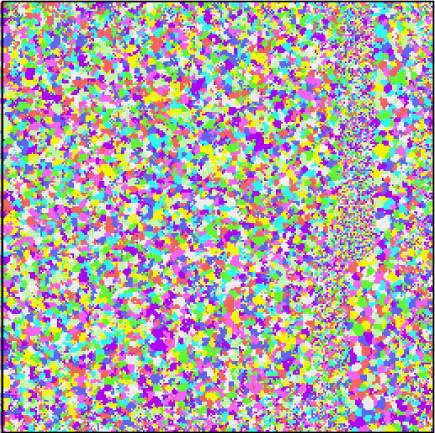
#> input picture data/temp_data/speed_90_hatch_15_CROP.png, 435 x 433 px; its folder holds only this picture in this run
$ python -i average_grain_size_encap.py   (imports and definitions only)
#> lines starting #> are read from the running program, lines starting #| are printed output that depends on the picture
import os
import random

import cv2
import matplotlib.pyplot as plt
import numpy as np
from PIL import Image, ImageFilter
from scipy.ndimage import binary_dilation
from skimage import filters, measure

import tensorflow as tf
from tensorflow.keras.preprocessing import image
from matplotlib.ticker import FuncFormatter


# [54 lines left out: function visualize_segment_process, not called in this run]

#def grain_segmentation(image, gaussian_radius=0.8, sobel_threshold=0.008, dilation_iterations=1,bin_min=0, bin_max=300, n_bins=15, plot_numbers_on_grains=True, show_intermediate_segmentation=False, histogram_plot_default=True, draw_histogram=False):
#def grain_segmentation(image, gaussian_radius=1, sobel_threshold=0.02, dilation_iterations=1,bin_min=0, bin_max=300, n_bins=15, plot_numbers_on_grains=True, show_intermediate_segmentation=False, histogram_plot_default=True, draw_histogram=False):
#def grain_segmentation(image, gaussian_radius=0.5, sobel_threshold=0.003, dilation_iterations=1,bin_min=0, bin_max=300, n_bins=15, plot_numbers_on_grains=True, show_intermediate_segmentation=False, histogram_plot_default=True, draw_histogram=False):
def grain_segmentation(image, gaussian_radius=0.5, sobel_threshold=0.002, dilation_iterations=1,bin_min=0, bin_max=300, n_bins=15, plot_numbers_on_grains=True, show_intermediate_segmentation=True, histogram_plot_default=True, draw_histogram=True):

#def grain_segmentation(image, gaussian_radius=1, sobel_threshold=0.006, dilation_iterations=1,bin_min=0, bin_max=300, n_bins=15, plot_numbers_on_grains=True, show_intermediate_segmentation=False, histogram_plot_default=True, draw_histogram=False):
#def grain_segmentation(image, gaussian_radius=0.5, sobel_threshold=0.006, dilation_iterations=1,bin_min=0, bin_max=300, n_bins=15, plot_numbers_on_grains=True, show_intermediate_segmentation=False, histogram_plot_default=True, draw_histogram=False): #use for JET

    """
        This function takes an image in numpy array format to process to segment the microstructure (grain) into different regions. and then calcualte the (weighted) average grain size for each image.

        Parameters:
        - image (numpy array): input image in RGB mode ( Nrow * Ncolumn * 3) - make sure it is 3 channels when input.
        - gaussian_radius (int): radius used when applying GaussianBlur filter
        - sobel_threshold (float): define the threshold to binary_edges after apply sobel edge detection.
        - dilation_iterations (int): iterations used in binary_dilation function (range from 1 to 2)
        - bin_min (int): lower limit set to used for histogram plot
        - bin_max (int): upper limit set to used for histogram plot
        - n_bins (int): number of bins


        Returns:
        - histogram values:
            - bin_min (int): lower limit of the grain size to be displayed in histogram (min value can be 0)
            - bin_max (int): upper limit of the grain size to be displayed in histogram (max values can be the calculated maximum grain size, or self-defined values)
            - bins (array): a list of values that shows the number of each bin edge (e.g: [0, 100, 200,... 10000]). length of array is bin_max/n_bins
            - hist_n (array of int/float): a list of values that represent the count of each bar (e.g: if we have 15 bins, then there are 15 values in the list. each represent the number of counts (int), or in normazlied value (float) of each bar.
        - weighted average grain size (float): calculated weighted average grain size for each image
        - number of regions (int): number of grain detected using the algorithms
        - total grain size (float): The sum of all detected grains' size
        - labeled image (array): segmented images saved in 2D-array
        - region list (array): save grain size for all the detected grain regions in a list.
    """


    hist_n, bins = [], []
    weighted_avg_grain_size, num_labels, total_size = 0, 0, 0
    labeled_image, regions_list = np.array([]), []


    #total_size = 0      #total size of all detected grains (sum of each grain size)
    weighted_sum = 0    #used for calculate weighted average grain size of an image
    #regions_list = []   #save all the grain sizes in the list

    #check the image input format:
    if isinstance(image, tf.Tensor): #check if the input image is in Tensor format
        #test: from tensor to numpy to pil
        image_np = image.numpy()
        pil_image = tf.keras.preprocessing.image.array_to_img(image_np)
    elif isinstance(image, np.ndarray): #check if image input is in numpy array format.
        # Create a PIL Image from the NumPy array (if the input image is in numpy array format)
        image_np = image
        pil_image = Image.fromarray(image_np)
    else:
        print("Warning: double check the image input format to make sure it is either np.array or Tensor format!")

    # Apply Gaussian filter
    gaussian_image = pil_image.filter(ImageFilter.GaussianBlur(radius=gaussian_radius))
    gaussian_np = np.array(gaussian_image) # Convert the PIL image to a NumPy array after Gaussian filtering

    # Edge Detection with Sobel
    gray_image = gaussian_image.convert('L') # Convert to grayscale for Sobel edge detection
    sobel_edges = filters.sobel(np.array(gray_image)) # Apply Sobel edge detector
    binary_edges = sobel_edges < sobel_threshold  # set Sobel threshold the edge image to binary
    dilated_edges = binary_dilation(binary_edges, iterations=dilation_iterations)

    # Convert binary image to labeled image
    labeled_image, num_labels = measure.label(dilated_edges, connectivity=1, return_num=True)

    # coloring the segmented results with random set colors
    random.seed(42)  # Set a seed for reproducibility
    label_colors = {label: tuple(np.random.randint(0, 256, size=3)) for label in range(1, num_labels + 1)}
    randomized_labels = list(range(1, num_labels + 1))
    random.shuffle(randomized_labels)

    randomized_colored_image = np.zeros_like(image_np)
    for label, color in zip(randomized_labels, label_colors.values()):
        randomized_colored_image[labeled_image == label] = color

    # option: Display marked region number on segmented grains
    if plot_numbers_on_grains:
        plt.figure(figsize=(20, 15))
        plt.imshow(randomized_colored_image, cmap='jet')

    #calculate
    for region in measure.regionprops(labeled_image):

        #option (cont): Display marked region number on segmented grains
        # Draw text annotations at the centroid of each region
        if plot_numbers_on_grains:
            centroid = region.centroid
            plt.text(centroid[1], centroid[0], str(region.label), color='white', fontsize=8, ha='center',
                     va='center')  # Annotate the labeled image with region values

        # get each grain region statistics
        #print(f"Region {region.label}: Size = {region.area} pixels")  # print results in loop for the image
        #regions_list = np.append(regions_list, region.area)
        regions_list.append(region.area)

        # calculate weighted sum and total_size of all grains
        weighted_sum += region.area * region.area  # accumulate the numerator (denominator is total_size)
        total_size += region.area  # get total size of all grain area

    try:
        weighted_avg_grain_size = weighted_sum / total_size     # Calculate weighted average grain size
        #print("weighted average grain size is", weighted_avg_grain_size, "pixels")

    except ZeroDivisionError:
        print("Error: Division by zero. Number of detected region is zero.")
        weighted_avg_grain_size = None  # or set a default value or handle it in another way


    # -- Visualization of Segmentation Intermediate Steps
    if show_intermediate_segmentation:
        visualize_segment_process(image, gaussian_np, gray_image, sobel_edges, binary_edges,randomized_colored_image) #binary edges without dilation.
        #visualize_segment_process(image, gaussian_np, gray_image, sobel_edges, dilated_edges,randomized_colored_image) #recommended


    #get histogram and visualize if needed.
    hist_n, bins = get_histogram(regions_list, n_bins, bin_min, bin_max, histogram_plot_default, draw_histogram)


    #return hist_n, bins, bin_min, bin_max, weighted_avg_grain_size, num_labels, total_size, labeled_image, regions_list
    return hist_n, bins, bin_min, bin_max, weighted_avg_grain_size, num_labels, total_size, labeled_image, regions_list


# [135 lines left out: functions get_histogram, compare_images, not called in this run]


# [83 lines not run here, left out]

>>> import cv2
>>> picture = cv2.imread('../data/temp_data/speed_90_hatch_15_CROP.png', cv2.IMREAD_GRAYSCALE)
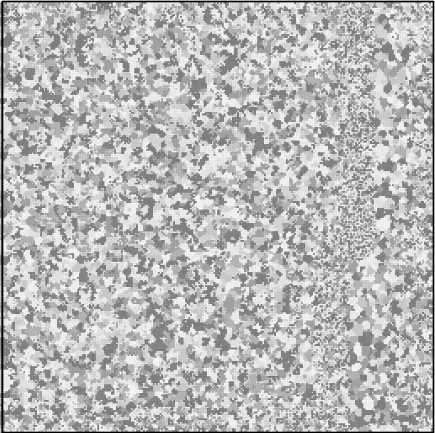
#> picture: shape (433, 435); min 0, max 255, mean 183.7
>>> result = grain_segmentation(picture)
#> (the run stopped early here; a loop or call above may not have finished)
